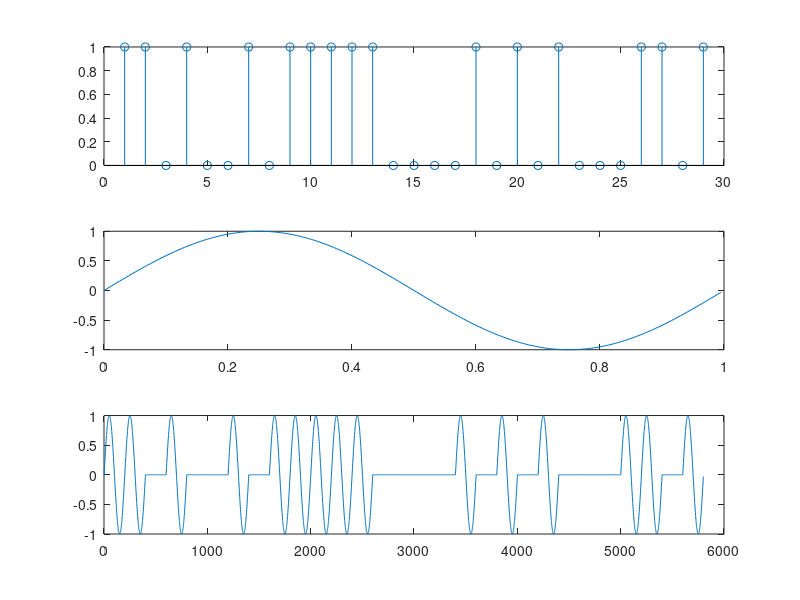

Write the MATLAB code that produced this figure.
function Amplitude_Shift_Key()
%200 samples
fs = 200;
t = [0:1/fs:1-1/fs];

%Carrier wave
f = 1;
carrier = sin(2*pi*f*t);

%Our Signal
x = [1 1 0 1 0 0 1 0 1 1 1 1 1 0 0 0 0 1 0 1 0 1 0 0 0 1 1 0 1];
signal_size = length(x);

%Modulated signal
y = [];
for i=1:signal_size
    temp = x(i)*carrier;
    y = cat(2, y, temp);   
end

%plot
figure
subplot(3,1,1)
stem(x)
subplot(3,1,2)
plot(t,carrier)
subplot(3,1,3)
plot(y)
end
